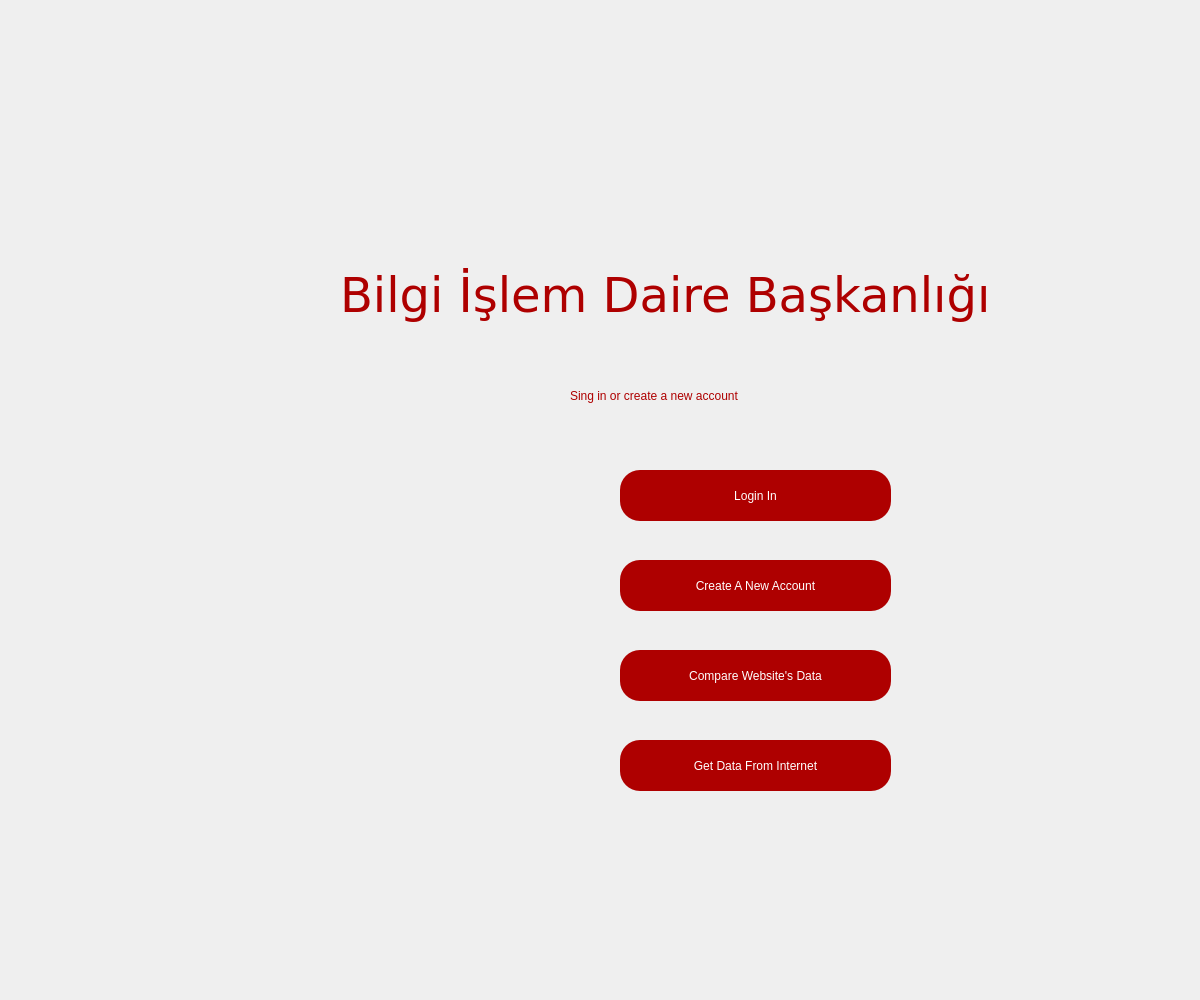
<?xml version="1.0" encoding="UTF-8"?>
<ui version="4.0">
 <class>Dialog</class>
 <widget class="QDialog" name="Dialog">
  <property name="geometry">
   <rect>
    <x>0</x>
    <y>0</y>
    <width>1200</width>
    <height>1000</height>
   </rect>
  </property>
  <property name="maximumSize">
   <size>
    <width>1200</width>
    <height>16777215</height>
   </size>
  </property>
  <property name="windowTitle">
   <string>Dialog</string>
  </property>
  <widget class="QLabel" name="label_2">
   <property name="geometry">
    <rect>
     <x>570</x>
     <y>370</y>
     <width>581</width>
     <height>51</height>
    </rect>
   </property>
   <property name="styleSheet">
    <string notr="true">font: 16pt &quot;DejaVu Sans&quot;;color:rgb(174,0,0)</string>
   </property>
   <property name="text">
    <string>Sing in or create a new account</string>
   </property>
  </widget>
  <widget class="QPushButton" name="ph_loginPage">
   <property name="geometry">
    <rect>
     <x>620</x>
     <y>470</y>
     <width>271</width>
     <height>51</height>
    </rect>
   </property>
   <property name="styleSheet">
    <string notr="true">border-radius:20px;
font: 12pt &quot;DejaVu Sans&quot;;color:rgb(255, 255, 255);
background-color:rgb(174,0,0);</string>
   </property>
   <property name="text">
    <string>Login In</string>
   </property>
  </widget>
  <widget class="QPushButton" name="ph_createAccountPage">
   <property name="geometry">
    <rect>
     <x>620</x>
     <y>560</y>
     <width>271</width>
     <height>51</height>
    </rect>
   </property>
   <property name="styleSheet">
    <string notr="true">border-radius:20px;
font: 12pt &quot;DejaVu Sans&quot;;color:rgb(255, 255, 255);
background-color:rgb(174,0,0);</string>
   </property>
   <property name="text">
    <string>Create A New Account</string>
   </property>
  </widget>
  <widget class="QPushButton" name="ph_parserPage">
   <property name="geometry">
    <rect>
     <x>620</x>
     <y>650</y>
     <width>271</width>
     <height>51</height>
    </rect>
   </property>
   <property name="styleSheet">
    <string notr="true">border-radius:20px;
font: 12pt &quot;DejaVu Sans&quot;;color:rgb(255, 255, 255);
background-color:rgb(174,0,0);</string>
   </property>
   <property name="text">
    <string>Compare Website's Data</string>
   </property>
  </widget>
  <widget class="QLabel" name="img_firat">
   <property name="geometry">
    <rect>
     <x>520</x>
     <y>20</y>
     <width>391</width>
     <height>221</height>
    </rect>
   </property>
   <property name="text">
    <string/>
   </property>
  </widget>
  <widget class="QPushButton" name="ph_who">
   <property name="geometry">
    <rect>
     <x>620</x>
     <y>740</y>
     <width>271</width>
     <height>51</height>
    </rect>
   </property>
   <property name="styleSheet">
    <string notr="true">border-radius:20px;
font: 12pt &quot;DejaVu Sans&quot;;color:rgb(255, 255, 255);
background-color:rgb(174,0,0);</string>
   </property>
   <property name="text">
    <string>Get Data From Internet</string>
   </property>
  </widget>
  <widget class="QLabel" name="label">
   <property name="enabled">
    <bool>true</bool>
   </property>
   <property name="geometry">
    <rect>
     <x>340</x>
     <y>250</y>
     <width>881</width>
     <height>91</height>
    </rect>
   </property>
   <property name="font">
    <font>
     <family>DejaVu Sans</family>
     <pointsize>36</pointsize>
     <weight>50</weight>
     <italic>false</italic>
     <bold>false</bold>
    </font>
   </property>
   <property name="styleSheet">
    <string notr="true">font: 36pt &quot;DejaVu Sans&quot;; color:rgb(174,0,0)</string>
   </property>
   <property name="text">
    <string>Bilgi İşlem Daire Başkanlığı</string>
   </property>
  </widget>
 </widget>
 <resources/>
 <connections/>
</ui>
